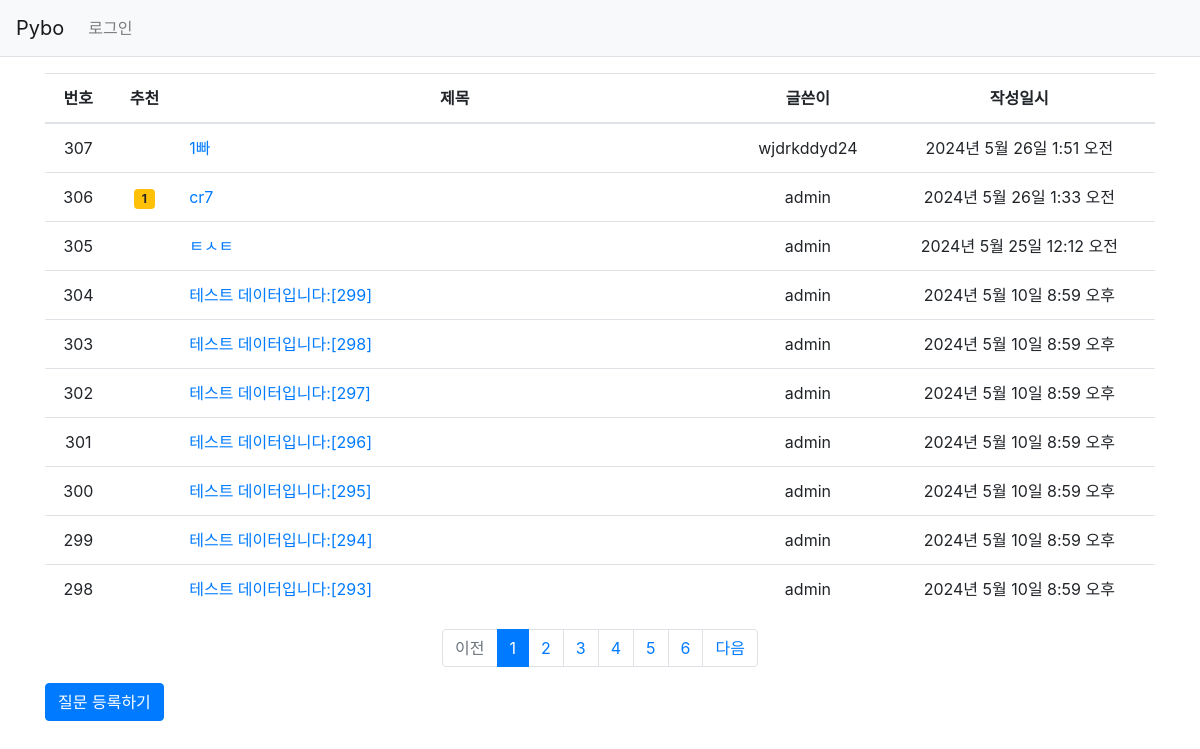
Screenshot of /pybo/ with the database file from the repository.
### pybo/models.py (models this page shows, shortened)
class Question(models.Model):
    subject = models.CharField(max_length=200)
    content = models.TextField()
    create_date = models.DateTimeField()
    author = models.ForeignKey(User, on_delete=models.CASCADE, related_name='author_question')
    modify_date = models.DateTimeField(null=True, blank=True)
    voter = models.ManyToManyField(User, related_name='voter_question')

### pybo/views/base_views.py (the view)
# urls.py: path('', views.index, name='index'),
def index(request):
    page = request.GET.get('page', '1') # 페이지
    question_list = Question.objects.order_by('-create_date')
    paginator = Paginator(question_list, 10) # 페이지 당 10개씩 보여주기
    page_obj = paginator.get_page(page)
    context = {'question_list': page_obj}
    return render(request, 'pybo/question_list.html', context)

### pybo/templatetags/pybo_filter.py (called while the page is built)
@register.filter
def sub(value, arg):
    return value - arg

### templates/pybo/question_list.html (shortened to what this page needs)
{% extends 'base.html' %}
{% load pybo_filter %}
{% block content %}
    <div class="container my-3">
        <table class="table">
            <thead>
            <tr class="text-center">
                <th> 번호 </th>
                <th> 추천 </th>
                <th style="width: 50%"> 제목 </th>
                <th> 글쓴이 </th>
                <th> 작성일시 </th>
            </tr>
            </thead>
            <tbody>
            {% if question_list %}
                {% for question in question_list %}
                    <tr class="text-center">
                        <td>{{ question_list.paginator.count|sub:question_list.start_index|sub:forloop.counter0|add:1 }}</td>
                        <td>
                            {% if question.voter.all.count > 0 %}
                            <span class="badge badge-warning px-2 py-1">
                                {{ question.voter.all.count }}
                            </span>
                            {% endif %}
                        </td>
                        <td class="text-left">
                            <a href="{% url 'pybo:detail' question.id %}">
                                {{ question.subject }}
                            </a>
                        </td>
                        <td>{{ question.author.username }}</td>
                        <td>{{ question.create_date }}</td>
                    </tr>
                {% endfor %}
            {% else %}
                <tr>
                    <td colspan="3">질문이 없습니다.</td>
                </tr>
            {% endif %}
            </tbody>
        </table>
        <ul class="pagination justify-content-center">
            {% if question_list.has_previous %}
                <li class="page-item">
                    <a class="page-link" href="?page={{ question_list.previous_page_number }}">
                        이전
                    </a>
                </li>
            {% else %}
                <li class="page-item disabled">
                    <a class="page-link" tabindex="-1" aria-disabled="true" href="#">
                        이전
                    </a>
                </li>
            {% endif %}
            {% for page_number in question_list.paginator.page_range %}
                {% if page_number >= question_list.number|add:-5 and page_number <= question_list.number|add:5 %}
                    {% if page_number == question_list.number %}
                        <li class="page-item active" aria-current="page">
                            <a class="page-link" href="?page={{ page_number }}">
                                {{ page_number }}
                            </a>
                        </li>
                    {% else %}
                        <li class="page-item">
                            <a class="page-link" href="?page={{ page_number }}">
                                {{ page_number }}
                            </a>
                        </li>
                    {% endif %}
                {% endif %}
            {% endfor %}
            {% if question_list.has_next %}
                <li class="page-item">
                    <a class="page-link" href="?page={{ question_list.next_page_number }}">
                        다음
                    </a>
                </li>
            {% else %}
                <li class="page-item disabled">
                    <a class="page-link" tabindex="-1" aria-disabled="true" href="#">
                        다음
                    </a>
                </li>
            {% endif %}
        </ul>
        <a href="{% url 'pybo:question_create' %}" class="btn btn-primary">
            질문 등록하기
        </a>
    </div>
{% endblock %}

### templates/base.html (shortened to what this page needs)
{% load static %}
<!DOCTYPE html>
<html lang="ko">
<head>
    <link rel="stylesheet" type="text/css" href="{% static 'bootstrap.min.css' %}">
    <link rel="stylesheet" type="text/css" href="{% static 'style.css' %}">
</head>
<body>
{% include "navbar.html" %}
    {% block content %}
    {% endblock %}
</body>
</html>

### templates/navbar.html (shortened to what this page needs)
<nav class="navbar navbar-expand-lg navbar-light bg-light border-bottom">
    <a class="navbar-brand" href="{% url 'pybo:index' %}">Pybo</a>
    <div class="collapse navbar-collapse flex-grow-0" id="navbarNav">
        <ul class="navbar-nav">
            <li class="nav-item">
                {% if user.is_authenticated %}
                    <form class="nav-link" id='logout-form' action="{% url 'common:logout' %}" method="post">
                        <a href="#" onclick="document.getElementById('logout-form').submit(); return false;">
                            {{ user.username }} (로그아웃)
                        </a>
                        {% csrf_token %}
                    </form>
                {% else %}
                    <a class="nav-link" href="{% url 'common:login' %}"> 로그인 </a>
                {% endif %}
            </li>
        </ul>
    </div>
</nav>

### rows the page displays
Question: paginator.count|sub "307", subject "1빠", author.username "wjdrkddyd24", create_date "2024년 5월 26일 1:51 오전"
Question: paginator.count|sub "306", voter.all.count "1", subject "cr7", author.username "admin", create_date "2024년 5월 26일 1:33 오전"
Question: paginator.count|sub "305", subject "ㅌㅅㅌ", author.username "admin", create_date "2024년 5월 25일 12:12 오전"
Question: paginator.count|sub "304", subject "테스트 데이터입니다:[299]", author.username "admin", create_date "2024년 5월 10일 8:59 오후"
Question: paginator.count|sub "303", subject "테스트 데이터입니다:[298]", author.username "admin", create_date "2024년 5월 10일 8:59 오후"
Question: paginator.count|sub "302", subject "테스트 데이터입니다:[297]", author.username "admin", create_date "2024년 5월 10일 8:59 오후"
Question: paginator.count|sub "301", subject "테스트 데이터입니다:[296]", author.username "admin", create_date "2024년 5월 10일 8:59 오후"
Question: paginator.count|sub "300", subject "테스트 데이터입니다:[295]", author.username "admin", create_date "2024년 5월 10일 8:59 오후"
Question: paginator.count|sub "299", subject "테스트 데이터입니다:[294]", author.username "admin", create_date "2024년 5월 10일 8:59 오후"
Question: paginator.count|sub "298", subject "테스트 데이터입니다:[293]", author.username "admin", create_date "2024년 5월 10일 8:59 오후"

### other values shown
{{ page_number }} "1"
{{ page_number }} "2" "3" "4" "5" "6"
